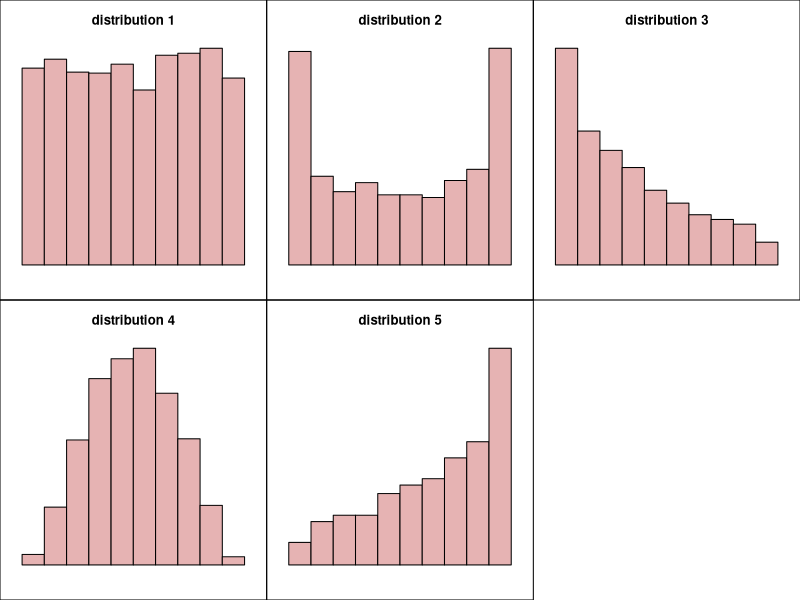

Source code (R):
## ---- chunk 1
types = c("Bell","Uniform","Bimodal","Right-skew","Left-skew")

n = 2000
beta1 = c(3,1,0.5,0.7,1.4)
beta2 = c(3,1,0.5,1.4,0.7)

bell = rbeta(n,beta1[1],beta2[1])
uniform = rbeta(n,beta1[2],beta2[2])
bimodal = rbeta(n,beta1[3],beta2[3])
right_skew = rbeta(n,beta1[4],beta2[4])
left_skew = rbeta(n,beta1[5],beta2[5])

data = data.frame(bell,uniform,bimodal,right_skew,left_skew)

ord = sample(1:5)
ord2 = sample(1:5)
## ---- chunk 2
par(mfrow=c(2,3))
for(j in 1:5){
  par(mar=c(2,1,3,1))
  i = ord[j]
  hist(data[,i],axes=F,xlim=c(0,1),main=paste0("distribution ",j),col=rgb(0.9,0.7,0.7))
  box("figure")
}
